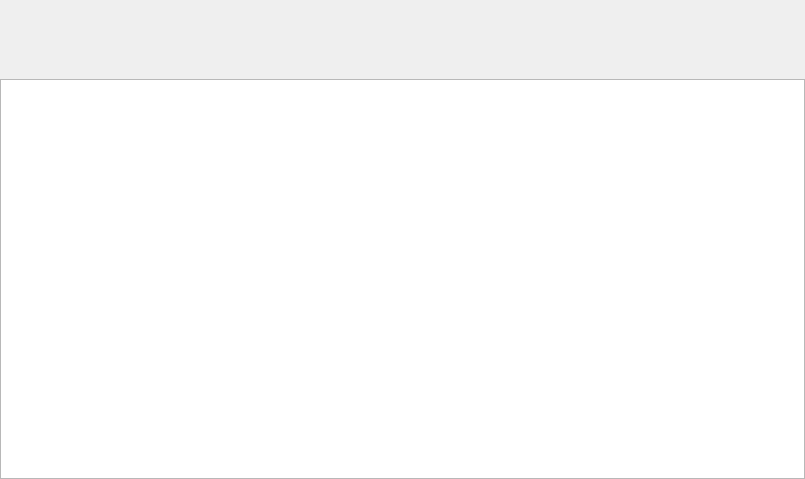
<?xml version="1.0" encoding="UTF-8"?>
<ui version="4.0">
 <class>TaskWidget</class>
 <widget class="QWidget" name="TaskWidget">
  <property name="geometry">
   <rect>
    <x>0</x>
    <y>0</y>
    <width>805</width>
    <height>479</height>
   </rect>
  </property>
  <property name="windowTitle">
   <string>Form</string>
  </property>
  <widget class="QLabel" name="taskHeader">
   <property name="geometry">
    <rect>
     <x>0</x>
     <y>55</y>
     <width>805</width>
     <height>24</height>
    </rect>
   </property>
   <property name="text">
    <string/>
   </property>
  </widget>
  <widget class="QListWidget" name="taskListWidget">
   <property name="geometry">
    <rect>
     <x>0</x>
     <y>79</y>
     <width>805</width>
     <height>400</height>
    </rect>
   </property>
  </widget>
  <widget class="QLabel" name="taskMSGBar">
   <property name="geometry">
    <rect>
     <x>0</x>
     <y>0</y>
     <width>805</width>
     <height>55</height>
    </rect>
   </property>
   <property name="text">
    <string/>
   </property>
  </widget>
 </widget>
 <resources/>
 <connections/>
</ui>
